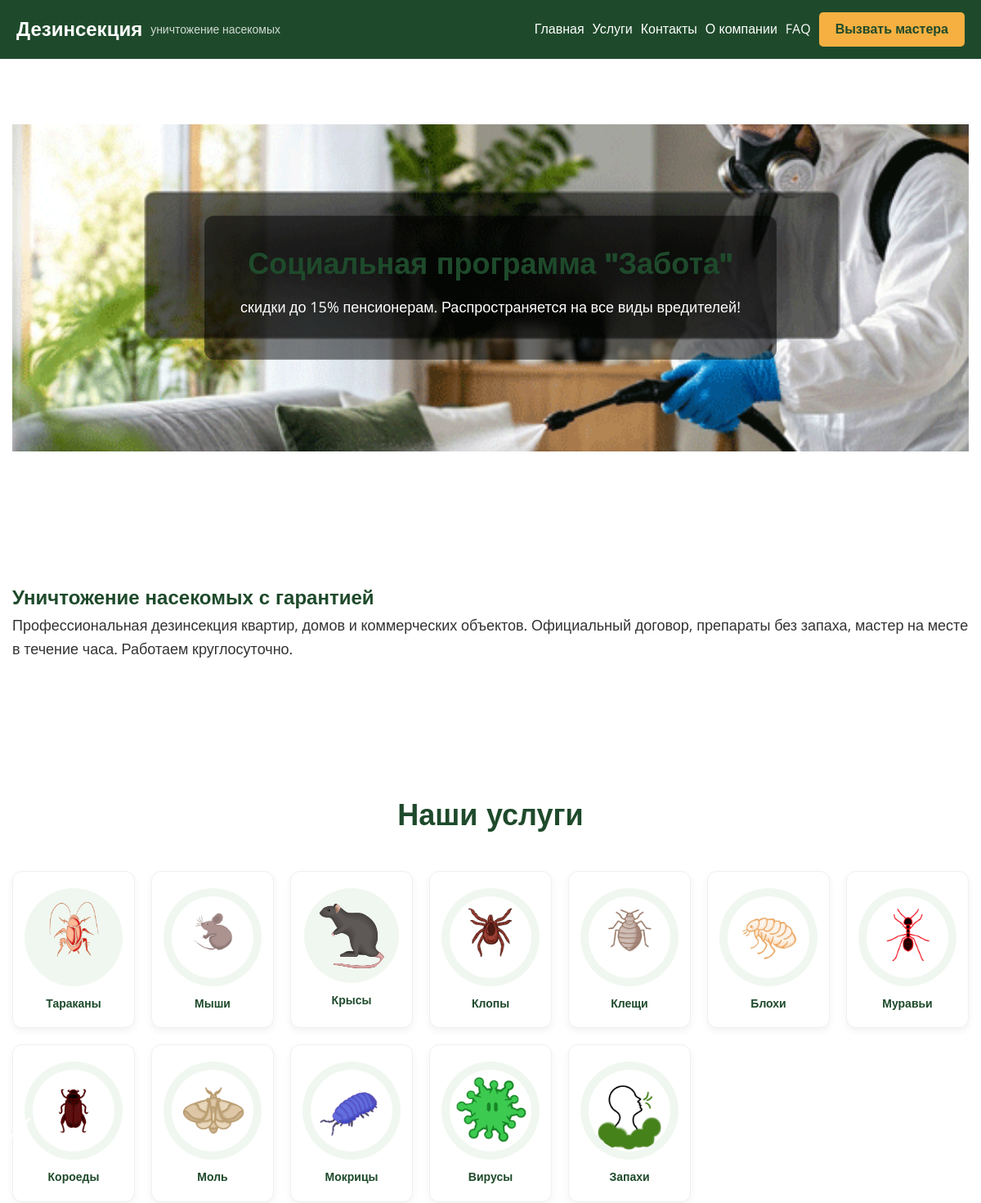
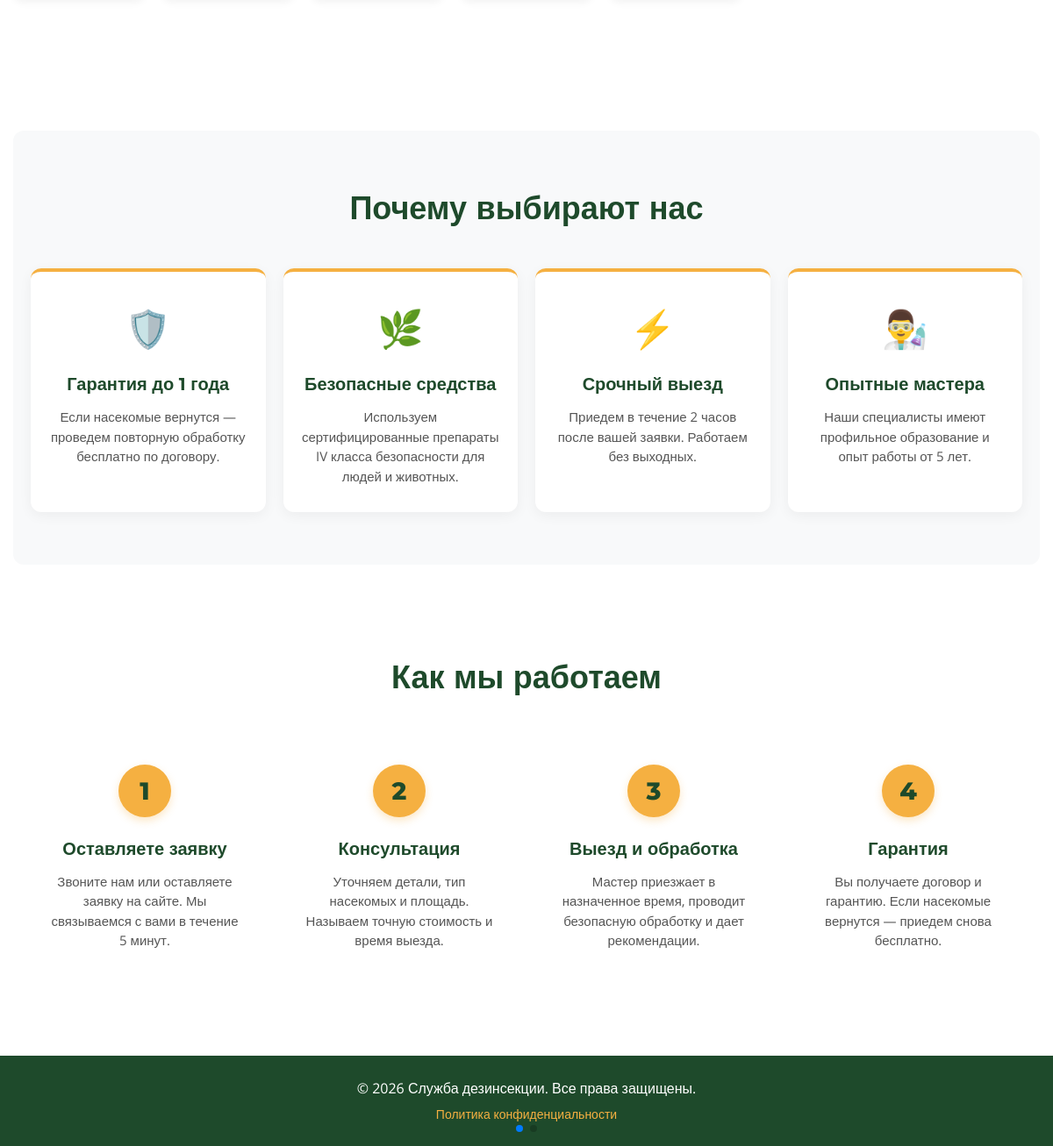
The page / on the database its author committed (2 pictures, top to bottom).
### pages/models.py (models this page shows, shortened)
class Slider(models.Model):
    image = models.ImageField(upload_to='slider/', verbose_name="Изображение")
    title = models.CharField(max_length=200, blank=True, verbose_name="Заголовок")
    subtitle = models.CharField(max_length=300, blank=True, verbose_name="Подзаголовок")
    link = models.URLField(blank=True, verbose_name="Ссылка (кнопка)")
    link_text = models.CharField(max_length=50, blank=True, verbose_name="Текст кнопки")
    order = models.PositiveSmallIntegerField(default=0, verbose_name="Порядок")
    is_active = models.BooleanField(default=True, verbose_name="Активно")
    class Meta:
        verbose_name = "Слайд"
        verbose_name_plural = "Слайды"
        ordering = ['order']

### services/models.py (models this page shows, shortened)
class Service(models.Model):
    name = models.CharField(max_length=200, verbose_name="Название услуги")
    slug = models.SlugField(unique=True, verbose_name="ЧПУ (для URL)")
    icon = models.ImageField(upload_to='services/icons/', blank=True, verbose_name="Иконка")
    short_description = models.TextField(max_length=300, verbose_name="Краткое описание")
    full_description = models.TextField(verbose_name="Полное описание")
    seo_title = models.CharField(max_length=120, blank=True, verbose_name="SEO заголовок (title)")
    seo_description = models.CharField(max_length=250, blank=True, verbose_name="SEO описание (description)")
    price_from = models.DecimalField(max_digits=10, decimal_places=2, verbose_name="Цена от (руб)")
    methods = models.TextField(blank=True, verbose_name="Методы обработки")
    guarantee = models.CharField(max_length=100, default="6 месяцев", verbose_name="Гарантия")
    photo_before = models.ImageField(upload_to='services/before_after/', blank=True, verbose_name="Фото «до»")
    photo_after = models.ImageField(upload_to='services/before_after/', blank=True, verbose_name="Фото «после»")
    is_active = models.BooleanField(default=True, verbose_name="Активно")
    order = models.PositiveSmallIntegerField(default=0, verbose_name="Порядок")
    class Meta:
        verbose_name = "Услуга"
        verbose_name_plural = "Услуги"
        ordering = ['order', 'name']
    def get_absolute_url(self):
        return reverse('services:service_detail', args=[self.slug])

### pages/views.py (the view)
# urls.py: path('', index, name='home'),
def index(request):
    all_services = Service.objects.filter(is_active=True).order_by('order', 'name')
    sliders = Slider.objects.filter(is_active=True).order_by('order')
    return render(request, 'index.html', {
        'all_services': all_services,
        'sliders': sliders,
    })

### templates/index.html (shortened to what this page needs)
{% extends "base.html" %}
{% block content %}
    {% if sliders %}
    <section class="swiper-container" style="margin-bottom: 40px; border-radius: 12px; overflow: hidden;">
        <div class="swiper-wrapper">
            {% for slide in sliders %}
            <div class="swiper-slide" style="position: relative; text-align: center; color: white;">
                <img src="{{ slide.image.url }}" alt="{{ slide.title }}" style="width: 100%; height: 400px; object-fit: cover; display: block;">
                <div style="position: absolute; top: 50%; left: 50%; transform: translate(-50%, -50%); background: rgba(0,0,0,0.5); padding: 30px; border-radius: 12px; width: 80%; max-width: 700px;">
                    {% if slide.title %}
                        <h2 style="font-family: 'Montserrat', sans-serif; font-size: 36px; margin: 0 0 10px;">{{ slide.title }}</h2>
                    {% endif %}
                    {% if slide.subtitle %}
                        <p style="font-size: 18px; margin: 0 0 20px;">{{ slide.subtitle }}</p>
                    {% endif %}
                </div>
            </div>
            {% endfor %}
        </div>
    </section>
    {% endif %}
    <section style="margin: 40px 0;">
        <h1 style="font-family: 'Montserrat', sans-serif; color: #1E4A2B;">Уничтожение насекомых с гарантией</h1>
        <p style="font-size: 18px;">Профессиональная дезинсекция квартир, домов и коммерческих объектов. Официальный договор, препараты без запаха, мастер на месте в течение часа. Работаем круглосуточно.</p>
    </section>
    <section style="margin-bottom: 60px;">
        <h2>Наши услуги</h2>
        <div class="services-grid">
            {% for service in all_services %}
            <div class="service-card">
                <a href="{{ service.get_absolute_url }}" class="service-link">
                    {% if service.icon %}
                        <img src="{{ service.icon.url }}" alt="{{ service.name }}" class="service-icon">
                    {% else %}
                        <div class="service-icon-placeholder">🐜</div>
                    {% endif %}
                    <span class="service-name">{{ service.name }}</span>
                </a>
            </div>
            {% empty %}
            <p>Услуги пока не добавлены. Зайдите в <a href="/admin">админку</a> и добавьте хотя бы одну.</p>
            {% endfor %}
        </div>
    </section>
    <section class="why-us-section">
        <h2>Почему выбирают нас</h2>
        <div class="advantages-grid">
            <div class="advantage-card">
                <div class="advantage-icon">🛡️</div>
                <h3>Гарантия до 1 года</h3>
                <p>Если насекомые вернутся — проведем повторную обработку бесплатно по договору.</p>
            </div>
            <div class="advantage-card">
                <div class="advantage-icon">🌿</div>
                <h3>Безопасные средства</h3>
                <p>Используем сертифицированные препараты IV класса безопасности для людей и животных.</p>
            </div>
            <div class="advantage-card">
                <div class="advantage-icon">⚡</div>
                <h3>Срочный выезд</h3>
                <p>Приедем в течение 2 часов после вашей заявки. Работаем без выходных.</p>
            </div>
            <div class="advantage-card">
                <div class="advantage-icon">👨‍🔬</div>
                <h3>Опытные мастера</h3>
                <p>Наши специалисты имеют профильное образование и опыт работы от 5 лет.</p>
            </div>
        </div>
    </section>
    <section class="how-we-work-section">
        <div class="container">
            <h2>Как мы работаем</h2>
            <div class="steps-grid">
                <div class="step-card">
                    <div class="step-number">1</div>
                    <h3>Оставляете заявку</h3>
                    <p>Звоните нам или оставляете заявку на сайте. Мы связываемся с вами в течение 5 минут.</p>
                </div>
                <div class="step-card">
                    <div class="step-number">2</div>
                    <h3>Консультация</h3>
                    <p>Уточняем детали, тип насекомых и площадь. Называем точную стоимость и время выезда.</p>
                </div>
                <div class="step-card">
                    <div class="step-number">3</div>
                    <h3>Выезд и обработка</h3>
                    <p>Мастер приезжает в назначенное время, проводит безопасную обработку и дает рекомендации.</p>
                </div>
                <div class="step-card">
                    <div class="step-number">4</div>
                    <h3>Гарантия</h3>
                    <p>Вы получаете договор и гарантию. Если насекомые вернутся — приедем снова бесплатно.</p>
                </div>
            </div>
        </div>
    </section>
{% endblock %}

### templates/base.html (shortened to what this page needs)
{% load static %}
<!DOCTYPE html>
<html lang="ru">
<head>
    <link rel="stylesheet" href="{% static 'css/styles.css' %}">
    <link rel="stylesheet" href="https://unpkg.com/swiper/swiper-bundle.min.css">
</head>
<body>
    <header style="background-color: #1E4A2B; color: white; padding: 15px 20px; display: flex; justify-content: space-between; align-items: center; flex-wrap: wrap;">
        <div style="display: flex; align-items: center; gap: 10px;">
            <h1 style="font-family: 'Montserrat', sans-serif; font-size: 24px; margin: 0; color: white;">Дезинсекция</h1>
            <span style="font-size: 14px; opacity: 0.8; color: white;">уничтожение насекомых</span>
        </div>
        <nav style="display: flex; align-items: center; flex-wrap: wrap; gap: 10px;">
            <a href="/" style="color: white; text-decoration: none;">Главная</a>
            <a href="/services/" style="color: white; text-decoration: none;">Услуги</a>
            <a href="{% url 'contacts' %}" style="color: white; text-decoration: none;">Контакты</a>
            <a href="/about/" style="color: white; text-decoration: none;">О компании</a>
            <a href="/faq/" style="color: white; text-decoration: none;">FAQ</a>
            <a href="{% url 'order_form' %}{% if service %}?service={{ service.slug }}{% endif %}" style="background-color: #F5B041; color: #1E4A2B; padding: 8px 20px; border-radius: 5px; text-decoration: none; font-weight: bold;">Вызвать мастера</a>
        </nav>
    </header>
    <main style="max-width: 1200px; margin: 20px auto; padding: 0 15px; font-family: 'Open Sans', sans-serif;">
        {% block content %}
        {% endblock %}
    </main>
    <footer style="background-color: #1E4A2B; color: white; text-align: center; padding: 20px; margin-top: 40px;">
        <p style="margin: 5px 0;">© 2026 Служба дезинсекции. Все права защищены.</p>
        <p style="margin: 5px 0; font-size: 14px;">
            <a href="#" style="color: #F5B041; text-decoration: none;">Политика конфиденциальности</a>
        </p>
    </footer>
</body>
</html>

### static/css/styles.css (style rules this page uses)
* { margin: 0; padding: 0; box-sizing: border-box; }
body { font-family: 'Open Sans', sans-serif; color: #333333; background-color: #ffffff; line-height: 1.6; }
h1, h2, h3 { font-family: 'Montserrat', sans-serif; font-weight: 800; color: #1E4A2B; }
.container { max-width: 1200px; margin: 0 auto; padding: 0 20px; }
section { padding: 60px 0; }
section h2 { text-align: center; margin-bottom: 40px; font-size: 36px; }
footer { background-color: #1E4A2B; color: white; text-align: center; padding: 30px 0; margin-top: 40px; }
footer p { margin: 0; }
.services-grid { display: grid; grid-template-columns: repeat(auto-fill, minmax(140px, 1fr)); gap: 20px; margin: 30px 0; }
.service-card { background: #ffffff; border-radius: 12px; padding: 20px 10px; text-align: center; box-shadow: 0 4px 10px rgba(0, 0, 0, 0.05); transition: transform 0.25s ease, box-shadow 0.25s ease; border: 1px solid #f0f0f0; }
.service-link { display: block; text-decoration: none; color: inherit; }
.service-icon { max-width: 120px; max-height: 120px; width: auto; height: auto; border-radius: 50%; background: #f0f7f0; padding: 10px; margin: 0 auto 12px; display: block; object-fit: contain; }
.service-name { display: block; font-family: 'Montserrat', sans-serif; font-size: 14px; font-weight: 600; color: #1E4A2B; line-height: 1.3; }
.why-us-section { padding: 60px 0; background-color: #f8f9fa; border-radius: 12px; margin-bottom: 40px; }
.why-us-section h2 { text-align: center; color: #1E4A2B; font-size: 36px; margin-bottom: 40px; font-family: 'Montserrat', sans-serif; }
.advantages-grid { display: grid; grid-template-columns: repeat(auto-fit, minmax(240px, 1fr)); gap: 20px; padding: 0 20px; }
.advantage-card { background: #ffffff; padding: 30px 20px; border-radius: 12px; text-align: center; box-shadow: 0 4px 15px rgba(0,0,0,0.05); border-top: 4px solid #F5B041; transition: transform 0.3s ease, box-shadow 0.3s ease; }
.advantage-icon { font-size: 42px; margin-bottom: 15px; }
.advantage-card h3 { font-size: 20px; color: #1E4A2B; margin-bottom: 10px; font-family: 'Montserrat', sans-serif; font-weight: 700; }
.advantage-card p { font-size: 15px; color: #555555; line-height: 1.5; }
.how-we-work-section { padding: 60px 0; background-color: #ffffff; }
.how-we-work-section h2 { text-align: center; color: #1E4A2B; font-size: 36px; margin-bottom: 50px; font-family: 'Montserrat', sans-serif; }
.steps-grid { display: grid; grid-template-columns: repeat(auto-fit, minmax(220px, 1fr)); gap: 30px; text-align: center; }
.step-card { position: relative; padding: 20px; }
.step-number { width: 60px; height: 60px; background-color: #F5B041; color: #1E4A2B; font-size: 28px; font-weight: 800; border-radius: 50%; display: flex; align-items: center; justify-content: center; margin: 0 auto 20px auto; font-family: 'Montserrat', sans-serif; box-shadow: 0 4px 10px rgba(245, 176, 65, 0.3); }
.step-card h3 { font-size: 20px; color: #1E4A2B; margin-bottom: 10px; font-family: 'Montserrat', sans-serif; font-weight: 700; }
.step-card p { font-size: 15px; color: #555555; line-height: 1.5; }

### rows shown on the page
Slider: image (picture), title "Социальная программа \"Забота\"", subtitle "скидки до 15% пенсионерам. Распространяется на все виды вредителей!"
Service: icon (picture), name "Тараканы"
Service: icon (picture), name "Мыши"
Service: icon (picture), name "Крысы"
Service: icon (picture), name "Клопы"
Service: icon (picture), name "Клещи"
Service: icon (picture), name "Блохи"
Service: icon (picture), name "Муравьи"
Service: icon (picture), name "Короеды"
Service: icon (picture), name "Моль"
Service: icon (picture), name "Мокрицы"
Service: icon (picture), name "Вирусы"
Service: icon (picture), name "Запахи"
